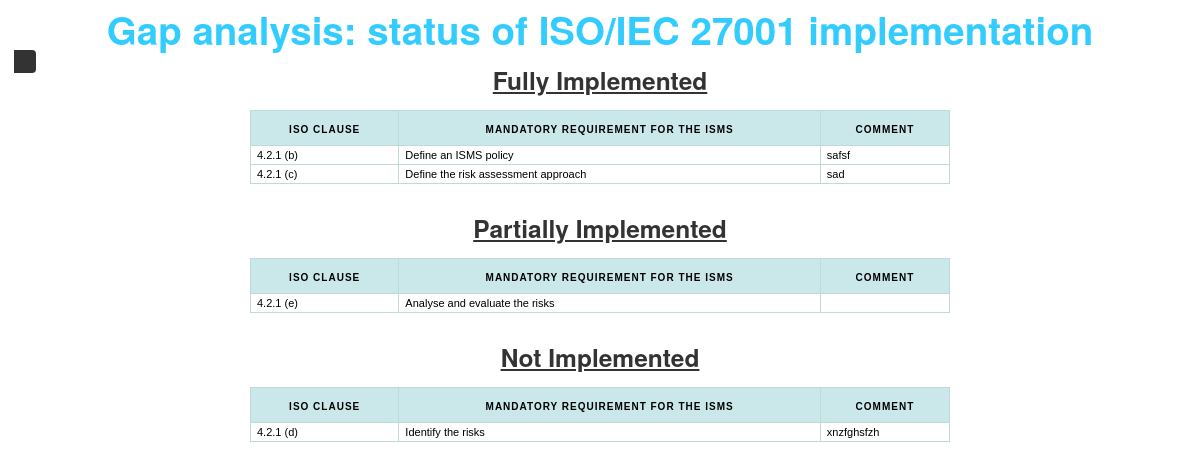
/SOA/what_are_the_completed.php?org_id=3, run on the app's committed database.
### tables this page shows
CREATE TABLE IF NOT EXISTS `gap_analysis` (
  `id` int(10) NOT NULL AUTO_INCREMENT,
  `ISO_clause` varchar(10) DEFAULT NULL,
  `ISMS` varchar(200) DEFAULT NULL,
  `status` varchar(20) DEFAULT NULL,
  `comments` varchar(255) DEFAULT NULL,
  `org_id` int(11) DEFAULT NULL,
  PRIMARY KEY (`id`)
);

### SOA/what_are_the_completed.php (the view, shortened to what this page needs)
<head>
    <link type="text/css" rel="stylesheet" href="../assets/css/bootstrap.min.css"/>
    <link type="text/css" rel="stylesheet" href="../assets/css/bootstrap-responsive.min.css"/>
    <link type="text/css" rel="stylesheet" href="../assets/Font-awesome/css/font-awesome.min.css"/>
    <link type="text/css" rel="stylesheet" href="../assets/css/style.css"/>
    <link rel="stylesheet" href="../assets/css/theme.css">
    <link rel="stylesheet" href="style.css"/>
    <link href="../css/easyui.css" rel="stylesheet" type="text/css">
    <link href="../css/demo.css"  rel="stylesheet" type="text/css">
    <link href="../css/icon.css"  rel="stylesheet" type="text/css">
</head>
<body>
    <?php
    $org_id = $_GET['org_id'];
    $query = "SELECT * FROM gap_analysis where org_id='$org_id' and status='3' ";
    $result = mysql_query($query);
    ?>
    <div id="iddiv">
        <center>
            <h1 style="color: #33ccff;">Gap analysis: status of ISO/IEC 27001 implementation </h1>
            <h3 style="text-decoration: underline;"> Fully Implemented </h3>
            <table style="width: 700px;" border="1">
                <tr>
                    <th>ISO Clause</th>
                    <th>Mandatory requirement for the ISMS</th>
                    <th>Comment</th>
                </tr>
                <?php
                while ($nt = mysql_fetch_array($result)) {
                    ?>
                    <tr>
                        <td style="text-align: left;"> <?php echo $nt['ISO_clause'] ?> </td>
                        <td style="text-align: left;"> <?php echo $nt['ISMS'] ?> </td>
                        <td style="text-align: left;"> <?php echo $nt['comments'] ?> </td>
                    </tr>
                    <?php
                }
                ?>
            </table>
            <h3 style="text-decoration: underline;">Partially Implemented</h3>
            <table style="width: 700px;" border="1">
              <tr>
                    <th>ISO Clause</th>
                    <th>Mandatory requirement for the ISMS</th>
                    <th>Comment</th>
                </tr>
                <?php
                $org_id = $_GET['org_id'];
                $query = "SELECT * FROM gap_analysis where org_id='$org_id' and status='2' ";
                $result = mysql_query($query);
                while ($nt = mysql_fetch_array($result)) {
                    ?>
                    <tr>
                        <td style="text-align: left;"> <?php echo $nt['ISO_clause'] ?> </td>
                        <td style="text-align: left;"> <?php echo $nt['ISMS'] ?> </td>
                        <td style="text-align: left;"> <?php echo $nt['comments'] ?> </td>
                    </tr>
                    <?php
                }
                ?>
            </table>
            <h3 style="text-decoration: underline;">Not Implemented</h3>
            <table style="width: 700px;" border="1">
                <tr>
                    <th>ISO Clause</th>
                    <th>Mandatory requirement for the ISMS</th>
                    <th>Comment</th>
                </tr>
                <?php
                $org_id = $_GET['org_id'];
                $query = "SELECT * FROM gap_analysis where org_id='$org_id' and status='1'";
                $result = mysql_query($query);
                while ($nt = mysql_fetch_array($result)) {
                    ?>
                    <tr>
                        <td style="text-align: left;"> <?php echo $nt['ISO_clause'] ?> </td>
                        <td style="text-align: left;"> <?php echo $nt['ISMS'] ?> </td>
                        <td style="text-align: left;"> <?php echo $nt['comments'] ?> </td>
                    </tr>
                    <?php
                }
                ?>
            </table>
        </center>
    </div>
</body>

### assets/css/style.css (style rules this page uses)
html, body { height: 100%; }

### css/demo.css (style rules this page uses)
#iddiv table { padding: 0; margin: 0 auto 1.5em auto; border-left: 1px solid #C1DAD7; border-collapse:collapse; }
#iddiv th { font: bold 10px/22px "Trebuchet MS", Verdana, Arial, Helvetica, sans-serif; color: #000000; border-right: 1px solid #C1DAD7; border-bottom: 1px solid #C1DAD7; border-top: 1px solid #C1DAD7; letter-spacing: 1px; text-transform: uppercase; text-align:center; padding: 8px 12px 4px 12px; background: #CAE8EA url(bg_header.jpg) no-repeat; vertical-align:middle; }
#iddiv td { font: normal 11px "Trebuchet MS", Verdana, Arial, Helvetica, sans-serif; border-right: 1px solid #C1DAD7; border-bottom: 1px solid #C1DAD7; border-top: 1px solid #C1DAD7; padding: 3px 6px 3px 6px; color: #000000; text-align:center; }

### assets/css/style-switcher.css (style rules this page uses)
body { position: relative; }

### data on the page
gap_analysis: ISO_clause "4.2.1 (b)", ISMS "Define an ISMS policy", comments "safsf"
gap_analysis: ISO_clause "4.2.1 (c)", ISMS "Define the risk assessment approach", comments "sad"
gap_analysis: ISO_clause "4.2.1 (e)", ISMS "Analyse and evaluate the risks"
gap_analysis: ISO_clause "4.2.1 (d)", ISMS "Identify the risks", comments "xnzfghsfzh"
